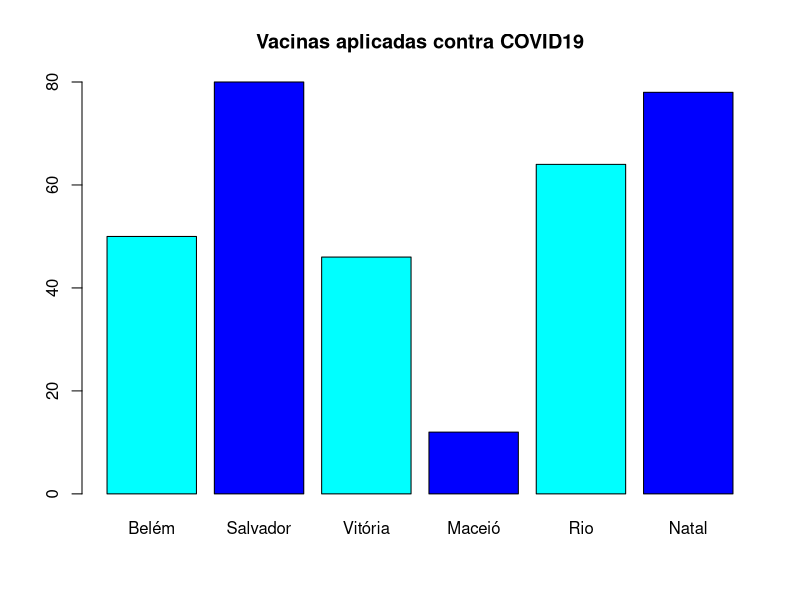

The R script that drew this image:
nomes <- c("Pedro", "Julia", "Fred", "Ana", "Caio", "Maisa")
idade <- c(20,16,22,25,17,15)

#criando o data frame
df <- data.frame(nomes, idade)

# Atribuindo em um intervalo
desistentes <- data.frame(ano = 2015:2021,
                          desistentes = c(8,4,6,10,4,8,NA))
desistentes
#Para pegar a dimensão 
dim(desistentes)
#quantidade de colunas
length(desistentes)

# Descrição do data frame
str(desistentes)
str(df)

# Atribuindo um nome pra cada elemento de um vetor
x <- c(50,80,46,12,64,78)
names(x) <- c("Belém","Salvador","Vitória","Maceió","Rio","Natal")
x

# Criando Gráfico 
barplot(x, main= "Vacinas aplicadas contra COVID19", col = c("cyan", "blue"))


